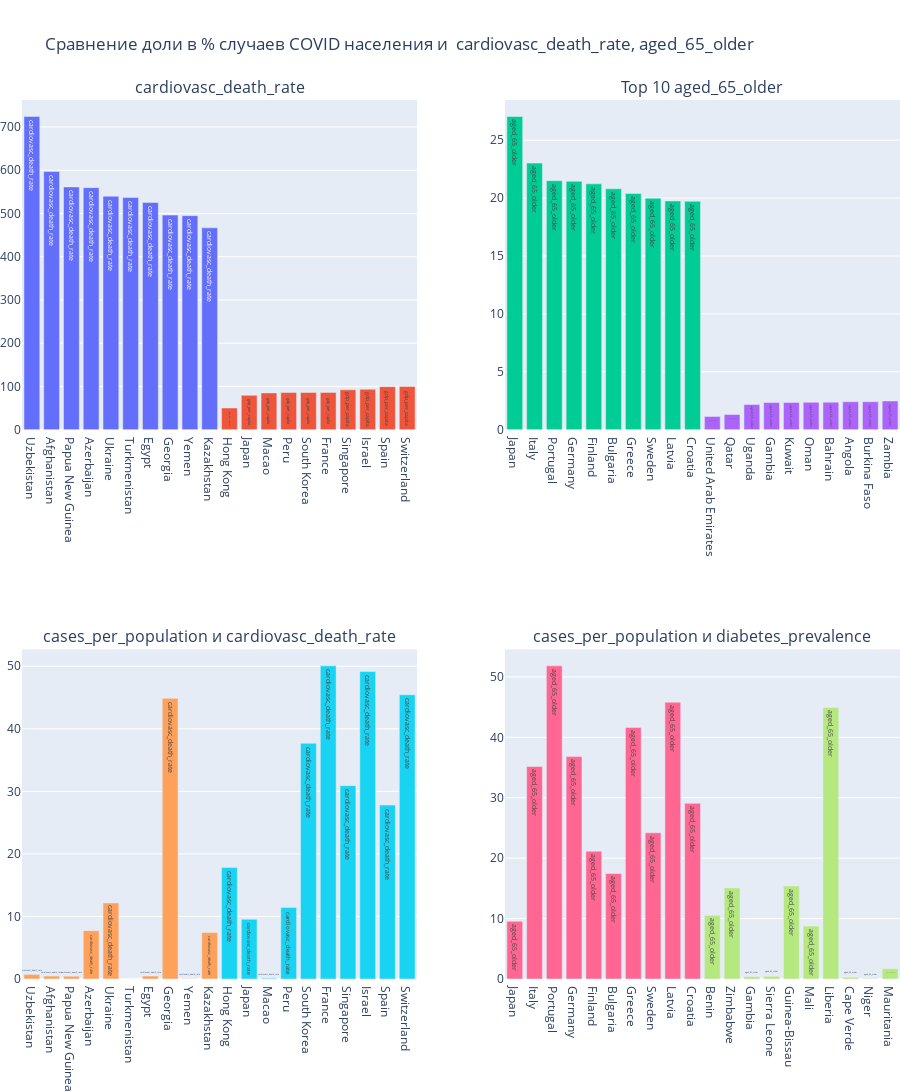

The cell this chart's notebook holds for it:
### Code cell
# График сравнение случаев на миллион КОВИД от cardiovasc_death_rate, aged_65_older
fig = make_subplots(
    rows=2, cols=2,
    specs=[[{"type": "bar"}, {"type": "bar"}],
           [{"type": "bar"}, {"type": "bar"}]],
    subplot_titles=("cardiovasc_death_rate", "Top 10 aged_65_older", "cases_per_population и cardiovasc_death_rate",
                   "cases_per_population и diabetes_prevalence")
)

fig.add_trace(go.Bar(name='cardiovasc_death_rate',text='cardiovasc_death_rate', x=df_top_10_cvd['location'], 
                     y=df_top_10_cvd['cardiovasc_death_rate']),
              row=1, col=1)

fig.add_trace(go.Bar(name='cardiovasc_death_rate',text='gdp_per_capita', x=df_bot_10_cvd['location'], 
                     y=df_bot_10_cvd['cardiovasc_death_rate']),
              row=1, col=1)

fig.add_trace(go.Bar(name='aged_65_older',text='aged_65_older', x=df_top_10_aged_65['location'], 
                     y=df_top_10_aged_65['aged_65_older']),
              row=1, col=2)

fig.add_trace(go.Bar(name='aged_65_older', text='aged_65_older',x=df_bot_10_aged_65['location'], 
                     y=df_bot_10_aged_65['aged_65_older']),
              row=1, col=2)




fig.add_trace(go.Bar(name='cardiovasc_death_rate',text='cardiovasc_death_rate', x=df_top_10_cvd['location'], 
                     y=df_top_10_cvd['cases_per_population']),
              row=2, col=1)

fig.add_trace(go.Bar(name='cardiovasc_death_rate',text='cardiovasc_death_rate', x=df_bot_10_cvd['location'], 
                     y=df_bot_10_cvd['cases_per_population']),
              row=2, col=1)

fig.add_trace(go.Bar(name='aged_65_older',text='aged_65_older', x=df_top_10_aged_65['location'], 
                     y=df_top_10_aged_65['cases_per_population']),
              row=2, col=2)

fig.add_trace(go.Bar(name='aged_65_older', text='aged_65_older',x=df_bot_10_diabet['location'], 
                     y=df_bot_10_aged_65['cases_per_population']),
              row=2, col=2)


fig.update_layout(height=1200,title_text="Сравнение доли в % случаев COVID населения и  cardiovasc_death_rate, aged_65_older ", 
                  showlegend=False, margin =dict(l=0, r=0, t=100, b=100))

#fig.show()
iplot(fig)

### Figure 1 — Plotly figure (JSON) as saved in the notebook; plotly's stock layout.template omitted (floating-point values rounded to 4 significant figures)
{"data": [{"name": "cardiovasc_death_rate", "text": "cardiovasc_death_rate", "type": "bar", "x": ["Uzbekistan", "Afghanistan", "Papua New Guinea", "Azerbaijan", "Ukraine", "Turkmenistan", "Egypt", "Georgia", "Yemen", "Kazakhstan"], "xaxis": "x", "y": [724.4, 597.0, 561.5, 559.8, 539.8, 536.8, 525.4, 496.2, 495.0, 466.8], "yaxis": "y"}, {"name": "cardiovasc_death_rate", "text": "gdp_per_capita", "type": "bar", "x": ["Hong Kong", "Japan", "Macao", "Peru", "South Korea", "France", "Singapore", "Israel", "Spain", "Switzerland"], "xaxis": "x", "y": [50, 79.37, 85, 85.75, 86.0, 86.06, 92.24, 93.32, 99.4, 99.74], "yaxis": "y"}, {"name": "aged_65_older", "text": "aged_65_older", "type": "bar", "x": ["Japan", "Italy", "Portugal", "Germany", "Finland", "Bulgaria", "Greece", "Sweden", "Latvia", "Croatia"], "xaxis": "x2", "y": [27.05, 23.02, 21.5, 21.45, 21.23, 20.8, 20.4, 19.99, 19.75, 19.72], "yaxis": "y2"}, {"name": "aged_65_older", "text": "aged_65_older", "type": "bar", "x": ["United Arab Emirates", "Qatar", "Uganda", "Gambia", "Kuwait", "Oman", "Bahrain", "Angola", "Burkina Faso", "Zambia"], "xaxis": "x2", "y": [1.144, 1.307, 2.168, 2.339, 2.345, 2.355, 2.372, 2.405, 2.409, 2.48], "yaxis": "y2"}, {"name": "cardiovasc_death_rate", "text": "cardiovasc_death_rate", "type": "bar", "x": ["Uzbekistan", "Afghanistan", "Papua New Guinea", "Azerbaijan", "Ukraine", "Turkmenistan", "Egypt", "Georgia", "Yemen", "Kazakhstan"], "xaxis": "x3", "y": [0.7126, 0.462, 0.45, 7.731, 12.16, 0, 0.4719, 44.87, 0.03593, 7.436], "yaxis": "y3"}, {"name": "cardiovasc_death_rate", "text": "cardiovasc_death_rate", "type": "bar", "x": ["Hong Kong", "Japan", "Macao", "Peru", "South Korea", "France", "Singapore", "Israel", "Spain", "Switzerland"], "xaxis": "x3", "y": [17.81, 9.554, 0.1148, 11.45, 37.69, 50.06, 30.91, 49.16, 27.81, 45.44], "yaxis": "y3"}, {"name": "aged_65_older", "text": "aged_65_older", "type": "bar", "x": ["Japan", "Italy", "Portugal", "Germany", "Finland", "Bulgaria", "Greece", "Sweden", "Latvia", "Croatia"], "xaxis": "x4", "y": [9.554, 35.17, 51.83, 36.81, 21.15, 17.46, 41.64, 24.21, 45.83, 29.08], "yaxis": "y4"}, {"name": "aged_65_older", "text": "aged_65_older", "type": "bar", "x": ["Benin", "Zimbabwe", "Gambia", "Sierra Leone", "Guinea-Bissau", "Mali", "Liberia", "Cape Verde", "Niger", "Mauritania"], "xaxis": "x4", "y": [10.54, 15.08, 0.3689, 0.4575, 15.38, 8.754, 44.95, 0.2965, 0.0956, 1.692], "yaxis": "y4"}], "layout": {"annotations": [{"font": {"size": 16}, "showarrow": false, "text": "cardiovasc_death_rate", "x": 0.225, "xanchor": "center", "xref": "paper", "y": 1, "yanchor": "bottom", "yref": "paper"}, {"font": {"size": 16}, "showarrow": false, "text": "Top 10 aged_65_older", "x": 0.775, "xanchor": "center", "xref": "paper", "y": 1, "yanchor": "bottom", "yref": "paper"}, {"font": {"size": 16}, "showarrow": false, "text": "cases_per_population и cardiovasc_death_rate", "x": 0.225, "xanchor": "center", "xref": "paper", "y": 0.375, "yanchor": "bottom", "yref": "paper"}, {"font": {"size": 16}, "showarrow": false, "text": "cases_per_population и diabetes_prevalence", "x": 0.775, "xanchor": "center", "xref": "paper", "y": 0.375, "yanchor": "bottom", "yref": "paper"}], "height": 1200, "margin": {"b": 100, "l": 0, "r": 0, "t": 100}, "showlegend": false, "title": {"text": "Сравнение доли в % случаев COVID населения и  cardiovasc_death_rate, aged_65_older "}, "xaxis": {"anchor": "y", "domain": [0, 0.45]}, "xaxis2": {"anchor": "y2", "domain": [0.55, 1]}, "xaxis3": {"anchor": "y3", "domain": [0, 0.45]}, "xaxis4": {"anchor": "y4", "domain": [0.55, 1]}, "yaxis": {"anchor": "x", "domain": [0.625, 1]}, "yaxis2": {"anchor": "x2", "domain": [0.625, 1]}, "yaxis3": {"anchor": "x3", "domain": [0, 0.375]}, "yaxis4": {"anchor": "x4", "domain": [0, 0.375]}}}
